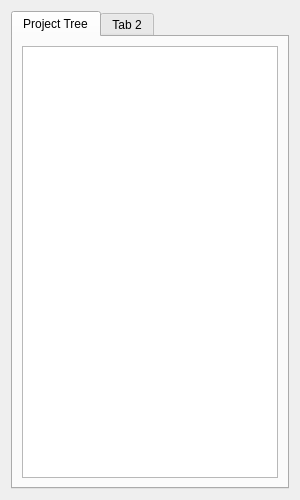
<?xml version="1.0" encoding="UTF-8"?>
<ui version="4.0">
 <class>LeftPanel</class>
 <widget class="QWidget" name="LeftPanel">
  <property name="geometry">
   <rect>
    <x>0</x>
    <y>0</y>
    <width>300</width>
    <height>500</height>
   </rect>
  </property>
  <property name="minimumSize">
   <size>
    <width>200</width>
    <height>0</height>
   </size>
  </property>
  <property name="windowTitle">
   <string>Left panel</string>
  </property>
  <layout class="QGridLayout" name="gridLayout">
   <item row="0" column="0">
    <widget class="QTabWidget" name="tabWidget">
     <widget class="QWidget" name="tab">
      <attribute name="title">
       <string>Project Tree</string>
      </attribute>
      <layout class="QGridLayout" name="gridLayout_2">
       <item row="0" column="0">
        <widget class="QTreeView" name="treeViewProject"/>
       </item>
      </layout>
     </widget>
     <widget class="QWidget" name="tab_2">
      <attribute name="title">
       <string>Tab 2</string>
      </attribute>
     </widget>
    </widget>
   </item>
  </layout>
 </widget>
 <resources/>
 <connections/>
</ui>
